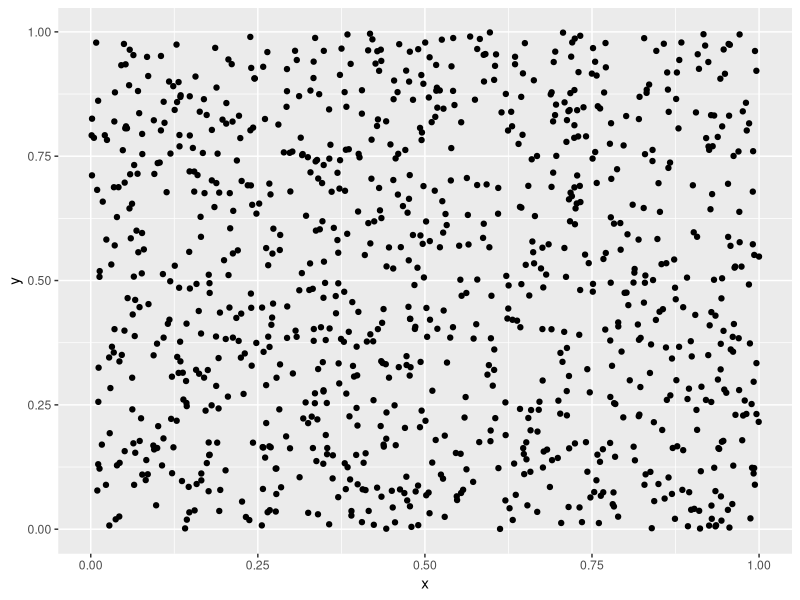

The R source for this figure:
rm(list=ls())
library(ggplot2)
set.seed(1)

x <- runif(1000, 0,1)
y <- runif(1000, 0,1)

df <- data.frame(x,y)

graphOutput <- ggplot(data=df, aes(x,y))
print(graphOutput+geom_point())

simulatePiGraphics <- function(s,n) {
    set.seed(s)
    x <- runif(n)
    y <- runif(n)
    distance <- sqrt((x-0.5)^2 + (y-0.5)^2)
    approximation <- 4 * sum(distance <= 0.5)
    
    #Plot with ggplot
    library(ggplot2)
    region <- rep("S", n)
    circle <- which(distance <= 0.5)
    region[circle] <- "C"
    
    df2 <- data.frame(x=x, y=y, region=region)
    gout <- ggplot(data = df2, aes(x=x,y=y))
    gout <- gout + geom_point(aes(colour = region))
    return(gout)
}
